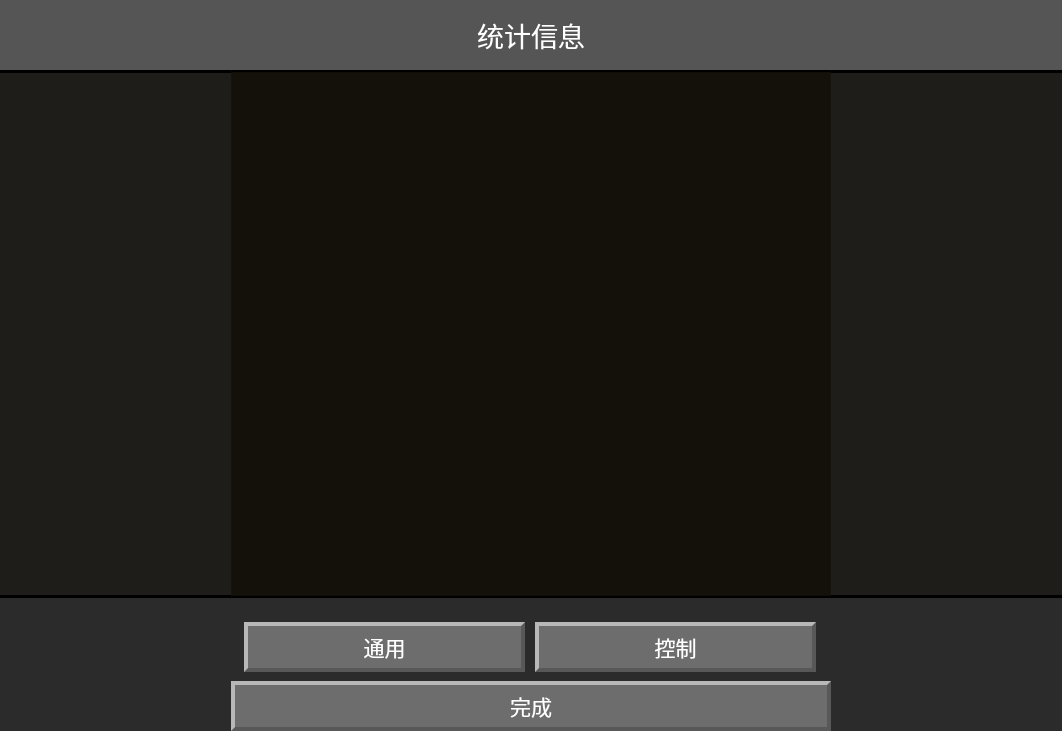
<?xml version="1.0" encoding="UTF-8"?>
<ui version="4.0">
 <class>Record</class>
 <widget class="QWidget" name="Record">
  <property name="geometry">
   <rect>
    <x>0</x>
    <y>0</y>
    <width>1062</width>
    <height>731</height>
   </rect>
  </property>
  <property name="windowTitle">
   <string>Form</string>
  </property>
  <property name="styleSheet">
   <string notr="true">background-color: rgba(29, 29, 29, 0.5);</string>
  </property>
  <layout class="QGridLayout" name="gridLayout_6">
   <property name="leftMargin">
    <number>0</number>
   </property>
   <property name="topMargin">
    <number>0</number>
   </property>
   <property name="rightMargin">
    <number>0</number>
   </property>
   <property name="bottomMargin">
    <number>0</number>
   </property>
   <property name="spacing">
    <number>0</number>
   </property>
   <item row="0" column="0">
    <widget class="QLabel" name="label_3">
     <property name="minimumSize">
      <size>
       <width>0</width>
       <height>70</height>
      </size>
     </property>
     <property name="font">
      <font>
       <pointsize>20</pointsize>
      </font>
     </property>
     <property name="styleSheet">
      <string notr="true">background-color: rgba(255, 255, 255,0);
color:rgb(255, 255, 255);</string>
     </property>
     <property name="text">
      <string>统计信息</string>
     </property>
     <property name="alignment">
      <set>Qt::AlignCenter</set>
     </property>
    </widget>
   </item>
   <item row="1" column="0">
    <widget class="QWidget" name="widget_3" native="true">
     <property name="styleSheet">
      <string notr="true"/>
     </property>
     <layout class="QGridLayout" name="gridLayout_5">
      <property name="leftMargin">
       <number>0</number>
      </property>
      <property name="topMargin">
       <number>0</number>
      </property>
      <property name="rightMargin">
       <number>0</number>
      </property>
      <property name="bottomMargin">
       <number>0</number>
      </property>
      <property name="spacing">
       <number>0</number>
      </property>
      <item row="1" column="0">
       <widget class="QWidget" name="widget" native="true">
        <property name="layoutDirection">
         <enum>Qt::LeftToRight</enum>
        </property>
        <property name="styleSheet">
         <string notr="true">background-color: rgba(29, 29, 29, 0.5);
color:rgb(255, 255, 255);
</string>
        </property>
        <layout class="QGridLayout" name="gridLayout_4">
         <property name="leftMargin">
          <number>0</number>
         </property>
         <property name="topMargin">
          <number>0</number>
         </property>
         <property name="rightMargin">
          <number>0</number>
         </property>
         <property name="bottomMargin">
          <number>0</number>
         </property>
         <property name="spacing">
          <number>0</number>
         </property>
         <item row="1" column="0">
          <widget class="QPushButton" name="backButton">
           <property name="minimumSize">
            <size>
             <width>600</width>
             <height>50</height>
            </size>
           </property>
           <property name="maximumSize">
            <size>
             <width>600</width>
             <height>50</height>
            </size>
           </property>
           <property name="font">
            <font>
             <pointsize>16</pointsize>
            </font>
           </property>
           <property name="cursor">
            <cursorShape>PointingHandCursor</cursorShape>
           </property>
           <property name="styleSheet">
            <string notr="true">background-color: rgb(109, 109, 109);
border-left:4px solid rgb(184, 184, 185);
border-top:4px solid rgb(184, 184, 185);
border-right:4px solid rgb(88, 88, 88);
border-bottom:4px solid rgb(88, 88, 88);
</string>
           </property>
           <property name="text">
            <string>完成</string>
           </property>
          </widget>
         </item>
         <item row="0" column="0">
          <widget class="QWidget" name="widget_2" native="true">
           <property name="minimumSize">
            <size>
             <width>2</width>
             <height>0</height>
            </size>
           </property>
           <property name="maximumSize">
            <size>
             <width>16777215</width>
             <height>16777215</height>
            </size>
           </property>
           <property name="styleSheet">
            <string notr="true">background-color: rgba(116, 116, 116,0);</string>
           </property>
           <layout class="QGridLayout" name="gridLayout_3">
            <property name="topMargin">
             <number>24</number>
            </property>
            <item row="0" column="0">
             <widget class="QPushButton" name="generalRecordButton">
              <property name="minimumSize">
               <size>
                <width>281</width>
                <height>50</height>
               </size>
              </property>
              <property name="maximumSize">
               <size>
                <width>281</width>
                <height>50</height>
               </size>
              </property>
              <property name="font">
               <font>
                <pointsize>16</pointsize>
               </font>
              </property>
              <property name="cursor">
               <cursorShape>PointingHandCursor</cursorShape>
              </property>
              <property name="styleSheet">
               <string notr="true">background-color: rgb(109, 109, 109);
border-left:4px solid rgb(184, 184, 185);
border-top:4px solid rgb(184, 184, 185);
border-right:4px solid rgb(88, 88, 88);
border-bottom:4px solid rgb(88, 88, 88);
</string>
              </property>
              <property name="text">
               <string>通用</string>
              </property>
             </widget>
            </item>
            <item row="0" column="1">
             <widget class="QPushButton" name="controlBreakRecordButton">
              <property name="minimumSize">
               <size>
                <width>281</width>
                <height>50</height>
               </size>
              </property>
              <property name="maximumSize">
               <size>
                <width>281</width>
                <height>50</height>
               </size>
              </property>
              <property name="font">
               <font>
                <pointsize>16</pointsize>
               </font>
              </property>
              <property name="cursor">
               <cursorShape>PointingHandCursor</cursorShape>
              </property>
              <property name="styleSheet">
               <string notr="true">background-color: rgb(109, 109, 109);
border-left:4px solid rgb(184, 184, 185);
border-top:4px solid rgb(184, 184, 185);
border-right:4px solid rgb(88, 88, 88);
border-bottom:4px solid rgb(88, 88, 88);
</string>
              </property>
              <property name="text">
               <string>控制</string>
              </property>
             </widget>
            </item>
           </layout>
          </widget>
         </item>
        </layout>
       </widget>
      </item>
      <item row="0" column="0">
       <widget class="QStackedWidget" name="stackedWidget">
        <property name="styleSheet">
         <string notr="true"/>
        </property>
        <property name="currentIndex">
         <number>0</number>
        </property>
        <widget class="QWidget" name="generalRecordWidget">
         <property name="styleSheet">
          <string notr="true">background-color: rgba(19, 14, 9,0.5);
border-top: 3px solid rgb(0, 0, 0);
border-bottom: 3px solid rgb(0, 0, 0);</string>
         </property>
         <layout class="QGridLayout" name="gridLayout">
          <property name="leftMargin">
           <number>0</number>
          </property>
          <property name="topMargin">
           <number>0</number>
          </property>
          <property name="rightMargin">
           <number>0</number>
          </property>
          <property name="bottomMargin">
           <number>0</number>
          </property>
          <property name="spacing">
           <number>0</number>
          </property>
          <item row="0" column="2">
           <spacer name="horizontalSpacer_2">
            <property name="orientation">
             <enum>Qt::Horizontal</enum>
            </property>
            <property name="sizeType">
             <enum>QSizePolicy::Expanding</enum>
            </property>
            <property name="sizeHint" stdset="0">
             <size>
              <width>23</width>
              <height>20</height>
             </size>
            </property>
           </spacer>
          </item>
          <item row="0" column="1">
           <widget class="QScrollArea" name="scrollArea">
            <property name="minimumSize">
             <size>
              <width>600</width>
              <height>0</height>
             </size>
            </property>
            <property name="maximumSize">
             <size>
              <width>600</width>
              <height>16777215</height>
             </size>
            </property>
            <property name="styleSheet">
             <string notr="true">background-color: rgba(19, 14, 9,0.7);
border-left:0px solid rgb(0, 0, 0);
border-right:0px solid rgb(0, 0, 0);
border-top:1px solid rgb(0, 0, 0);
border-bottom:1px solid rgb(0, 0, 0);</string>
            </property>
            <property name="widgetResizable">
             <bool>true</bool>
            </property>
            <property name="alignment">
             <set>Qt::AlignCenter</set>
            </property>
            <widget class="QWidget" name="scrollAreaWidgetContents">
             <property name="geometry">
              <rect>
               <x>1</x>
               <y>0</y>
               <width>598</width>
               <height>524</height>
              </rect>
             </property>
             <property name="minimumSize">
              <size>
               <width>0</width>
               <height>0</height>
              </size>
             </property>
             <property name="maximumSize">
              <size>
               <width>16777215</width>
               <height>16777215</height>
              </size>
             </property>
            </widget>
           </widget>
          </item>
          <item row="0" column="0">
           <spacer name="horizontalSpacer">
            <property name="orientation">
             <enum>Qt::Horizontal</enum>
            </property>
            <property name="sizeHint" stdset="0">
             <size>
              <width>40</width>
              <height>20</height>
             </size>
            </property>
           </spacer>
          </item>
         </layout>
        </widget>
        <widget class="QWidget" name="controlBreakRecordWidget">
         <property name="styleSheet">
          <string notr="true">background-color: rgba(19, 14, 9,0.5);
border-top: 3px solid rgb(0, 0, 0);
border-bottom: 3px solid rgb(0, 0, 0);</string>
         </property>
         <layout class="QGridLayout" name="gridLayout_2">
          <property name="leftMargin">
           <number>0</number>
          </property>
          <property name="topMargin">
           <number>0</number>
          </property>
          <property name="rightMargin">
           <number>0</number>
          </property>
          <property name="bottomMargin">
           <number>0</number>
          </property>
          <property name="spacing">
           <number>0</number>
          </property>
          <item row="1" column="2">
           <spacer name="horizontalSpacer_4">
            <property name="orientation">
             <enum>Qt::Horizontal</enum>
            </property>
            <property name="sizeHint" stdset="0">
             <size>
              <width>40</width>
              <height>20</height>
             </size>
            </property>
           </spacer>
          </item>
          <item row="1" column="1">
           <widget class="QScrollArea" name="scrollArea_2">
            <property name="minimumSize">
             <size>
              <width>600</width>
              <height>0</height>
             </size>
            </property>
            <property name="maximumSize">
             <size>
              <width>600</width>
              <height>16777215</height>
             </size>
            </property>
            <property name="styleSheet">
             <string notr="true">background-color: rgba(19, 14, 9,0.7);
border-left:0px solid rgb(0, 0, 0);
border-right:0px solid rgb(0, 0, 0);
border-top:1px solid rgb(0, 0, 0);
border-bottom:1px solid rgb(0, 0, 0);</string>
            </property>
            <property name="widgetResizable">
             <bool>true</bool>
            </property>
            <property name="alignment">
             <set>Qt::AlignCenter</set>
            </property>
            <widget class="QWidget" name="scrollAreaWidgetContents_2">
             <property name="geometry">
              <rect>
               <x>1</x>
               <y>0</y>
               <width>598</width>
               <height>28</height>
              </rect>
             </property>
             <property name="minimumSize">
              <size>
               <width>0</width>
               <height>0</height>
              </size>
             </property>
             <property name="maximumSize">
              <size>
               <width>16777215</width>
               <height>16777215</height>
              </size>
             </property>
            </widget>
           </widget>
          </item>
          <item row="1" column="0">
           <spacer name="horizontalSpacer_3">
            <property name="orientation">
             <enum>Qt::Horizontal</enum>
            </property>
            <property name="sizeHint" stdset="0">
             <size>
              <width>40</width>
              <height>20</height>
             </size>
            </property>
           </spacer>
          </item>
         </layout>
        </widget>
       </widget>
      </item>
     </layout>
    </widget>
   </item>
  </layout>
 </widget>
 <resources/>
 <connections/>
</ui>
